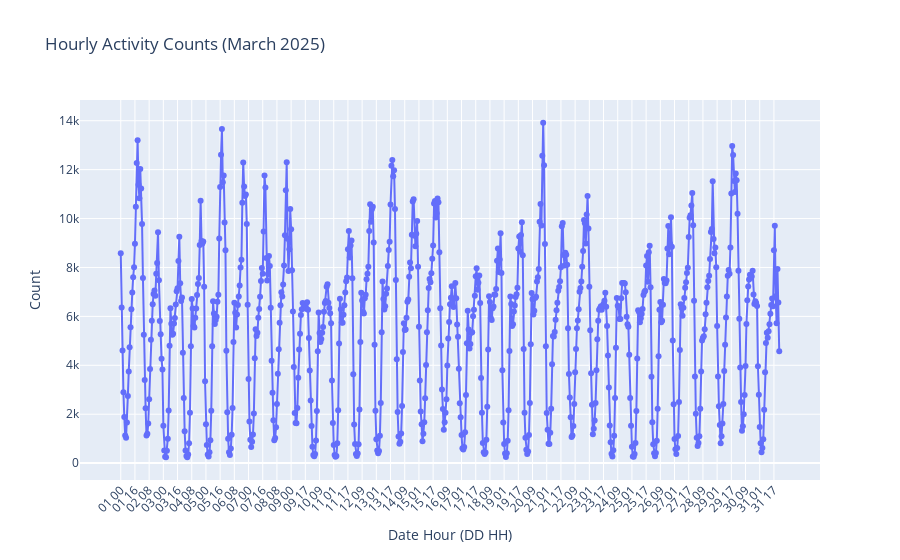

The notebook cell this image was saved under:
### Markdown cell above
### Visualisation

Now we have the data in our desired format

### Code cell
import plotly.graph_objects as go

# Plotly line chart
fig = go.Figure()

fig.add_trace(go.Scatter(
    x=datehour_counts['date_hours'],
    y=datehour_counts['count'],
    mode='lines+markers',
    name='Hourly Counts'
))

fig.update_layout(
    title='Hourly Activity Counts (March 2025)',
    xaxis_title='Date Hour (DD HH)',
    yaxis_title='Count',
    xaxis_tickangle=-45
)

fig.show()

### Figure 1 — Plotly figure (JSON) as saved in the notebook; plotly's stock layout.template omitted (floating-point values rounded to 4 significant figures; data arrays with more than 128 entries replaced by an {"elided": "..."} marker saying what was removed)
{"data": [{"mode": "lines+markers", "name": "Hourly Counts", "type": "scatter", "x": {"elided": "743 str values"}, "y": {"elided": "743 int values"}}], "layout": {"title": {"text": "Hourly Activity Counts (March 2025)"}, "xaxis": {"tickangle": -45, "title": {"text": "Date Hour (DD HH)"}}, "yaxis": {"title": {"text": "Count"}}}}
